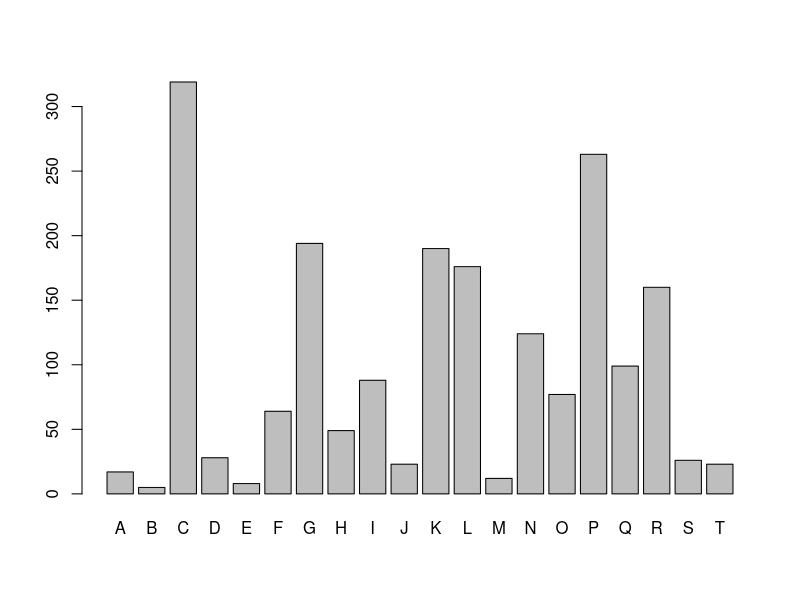
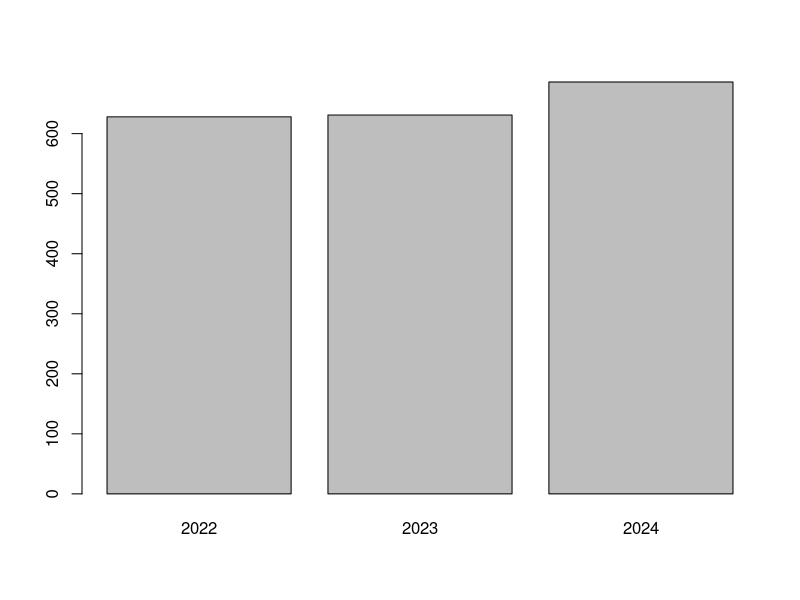
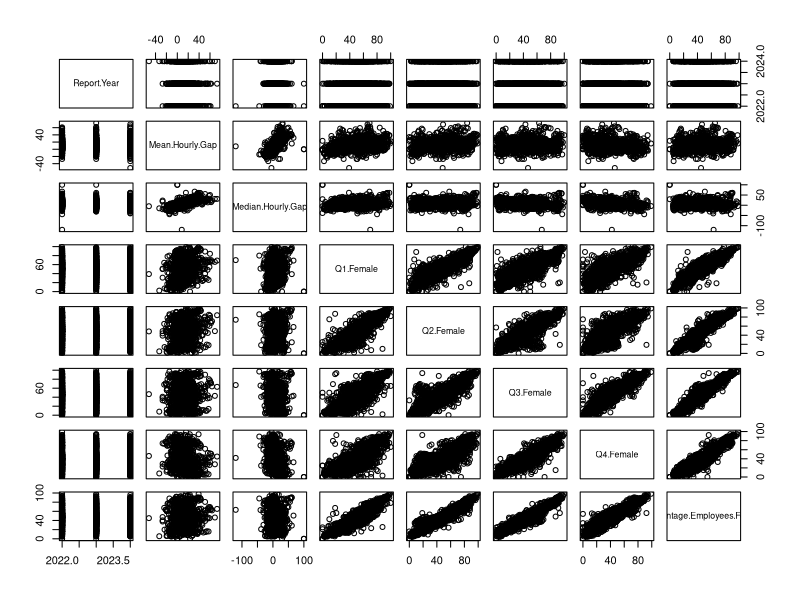
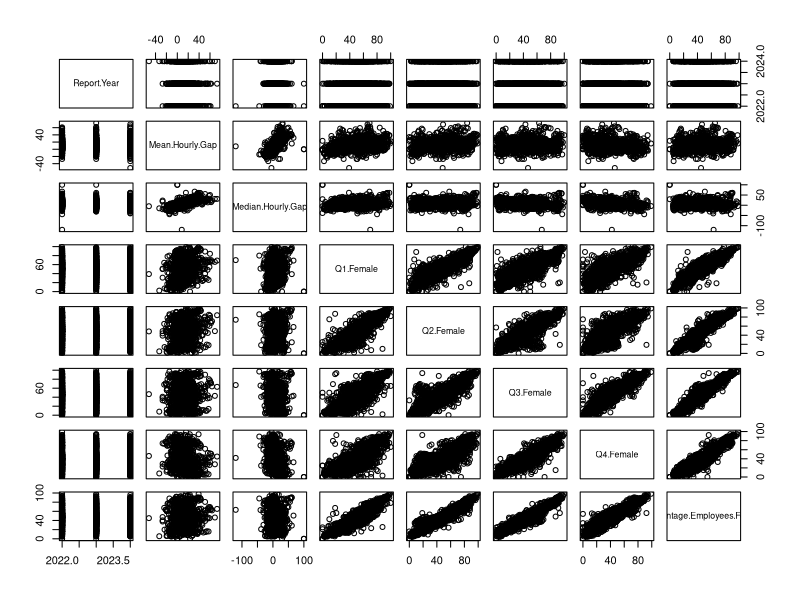
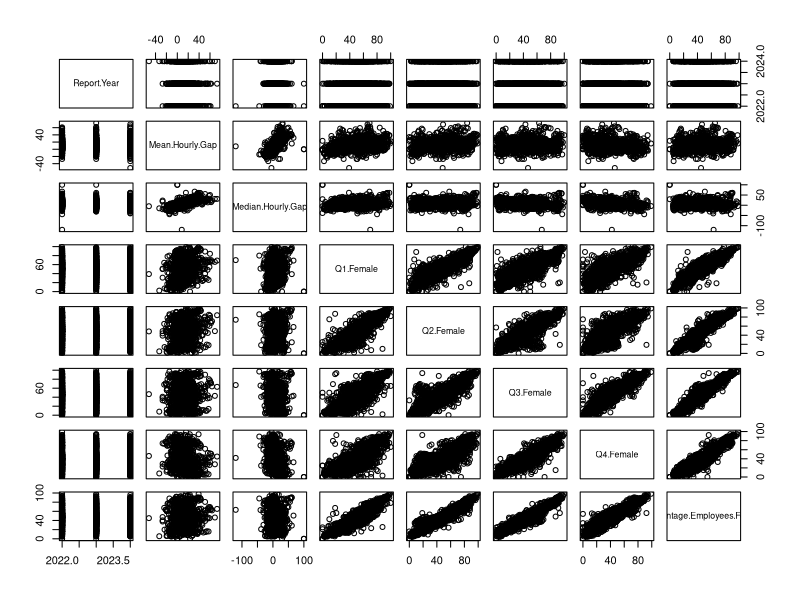

Write R code to recreate these figures, in order.
# Import libraries
library(tidyverse)

# Parameters
data <- read.csv("dataset.csv", header=TRUE)
save_data <- TRUE

# Clean but check it just in case

fill_na_with_mean <- function(data) {
  data[] <- lapply(data, function(x) {
    if (is.numeric(x)) {
      x[is.na(x)] <- mean(x, na.rm = TRUE)
    }
    return(x)
  })
  return(data)
}


fill_na_percentage <- function(data) {
  data <- data %>% mutate(`Percentage.Employees.Female` = (`Q1.Female` + `Q2.Female` + `Q3.Female` + `Q4.Female`)/4) %>%
    mutate(`Percentage.Employees.Male` = (`Q1.Men` + `Q2.Male` + `Q3.Male` + `Q4.Male`)/4)
  data
}

df_cleaned <- fill_na_with_mean(data)
df_cleaned <- fill_na_percentage(df_cleaned)
#df_cleaned <- na.omit(data)
#df_cleaned <- data[complete.cases(data[, c("Mean.Hourly.Gap", "Median.Hourly.Gap", "Q1.Female", "Q2.Female", "Q3.Female", "Q4.Female", "Percentage.Employees.Female")]), ]
head(df_cleaned)

#drop columns

df_cleaned <- df_cleaned %>% select(-c(`Report.Link`, `Company.Site`))

if (save_data){
  write.csv(df_cleaned, file = "cleaned_dataset.csv")
}

# Explore cleaned data
attach(df_cleaned)
## Distribution of NACE Section
company_type <- table(NACE.Letter)
barplot(company_type)

## Distribution of years
report_years <- table(Report.Year)
barplot(report_years)

# Define initial exploration function
initial_exploration <- function(dataframe){
  
  ## Narrow down the tables to only include certain variables
  new_table <- data.frame(Report.Year, Mean.Hourly.Gap, Median.Hourly.Gap, Q1.Female, Q2.Female, Q3.Female, Q4.Female, Percentage.Employees.Female)
  print(cor(new_table))
  print(pairs(new_table))
  ### Same observations
  
  m1 <- lm(Mean.Hourly.Gap ~ Q1.Female + Q2.Female + Q3.Female + Q4.Female + Percentage.Employees.Female)
  summary(m1)
  # Looks pretty interesting
}

#explore full data
initial_exploration(df_cleaned)

# Group by NACE Letter
df_cleaned %>% 
  group_by(NACE.Letter) %>% 
  summarize(mean = mean(Mean.Hourly.Gap), 
            range = max(Mean.Hourly.Gap)-min(Mean.Hourly.Gap),
            variation = var(Mean.Hourly.Gap),
            count = n()) %>% 
  arrange(desc(range))

#Examine interesting industries
C <- df_cleaned %>% 
  filter(NACE.Letter == "C")
initial_exploration(C)

P <- df_cleaned %>% 
  filter(NACE.Letter == "P")
initial_exploration(P)

